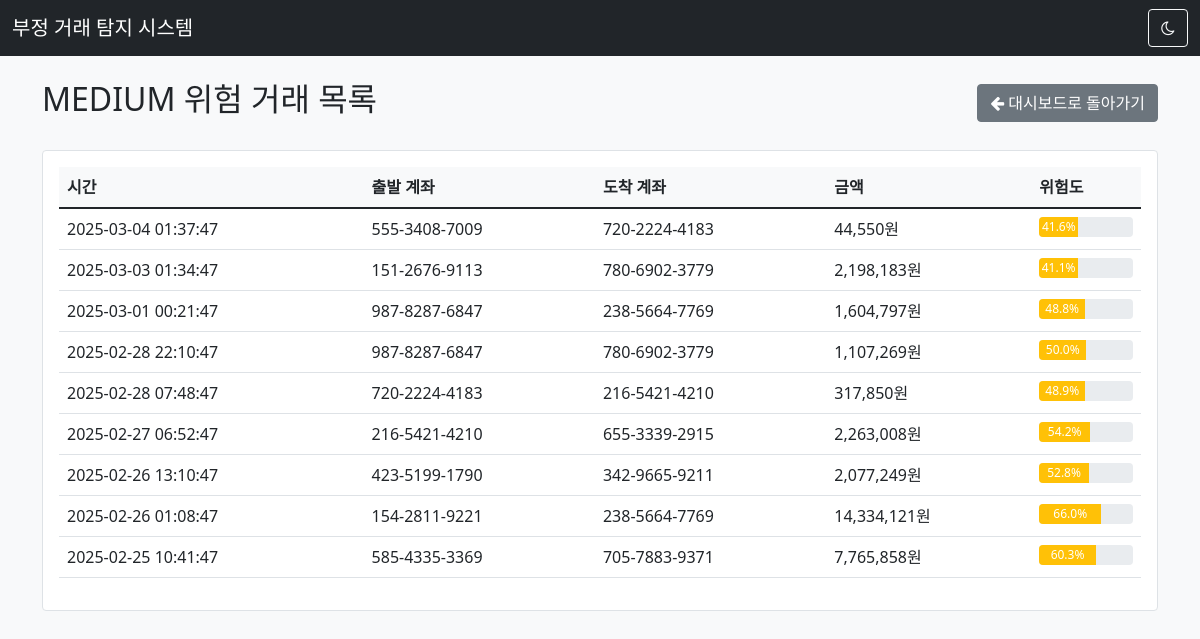
The page /transactions/risk_level/MEDIUM on the database its author committed.
### models.py (models this page shows)
class Transaction(db.Model):
    id = db.Column(db.Integer, primary_key=True)
    amount = db.Column(db.Float, nullable=False)
    timestamp = db.Column(db.DateTime, nullable=False, default=datetime.utcnow)
    source_account = db.Column(db.String(50), nullable=False)
    destination_account = db.Column(db.String(50), nullable=False)
    risk_score = db.Column(db.Float, nullable=False, default=0.0)
    risk_level = db.Column(db.String(10), nullable=False, default='LOW')

### app.py (the view)
@app.route('/transactions/risk_level/<risk_level>')
def risk_level_transactions(risk_level):
    from models import Transaction
    level_mapping = {
        'high': 'HIGH',
        'medium': 'MEDIUM',
        'low': 'LOW'
    }
    if risk_level.lower() not in level_mapping:
        return "Invalid risk level", 400
    transactions = Transaction.query.filter_by(
        risk_level=level_mapping[risk_level.lower()]
    ).order_by(Transaction.timestamp.desc()).all()
    return render_template(
        'risk_level_transactions.html',
        transactions=transactions,
        risk_level=level_mapping[risk_level.lower()]
    )

### templates/risk_level_transactions.html
{% extends "base.html" %}
{% block content %}
<div class="container mt-4">
    <div class="d-flex justify-content-between align-items-center mb-4">
        <h2>{{ risk_level }} 위험 거래 목록</h2>
        <a href="/" class="btn btn-secondary">
            <i class="fa fa-arrow-left"></i> 대시보드로 돌아가기
        </a>
    </div>
    <div class="card">
        <div class="card-body">
            <div class="table-responsive">
                <table class="table">
                    <thead>
                        <tr>
                            <th>시간</th>
                            <th>출발 계좌</th>
                            <th>도착 계좌</th>
                            <th>금액</th>
                            <th>위험도</th>
                        </tr>
                    </thead>
                    <tbody>
                    {% for transaction in transactions %}
                        <tr>
                            <td>{{ transaction.timestamp.strftime('%Y-%m-%d %H:%M:%S') }}</td>
                            <td>{{ transaction.source_account }}</td>
                            <td>{{ transaction.destination_account }}</td>
                            <td>{{ "{:,.0f}".format(transaction.amount) }}원</td>
                            <td>
                                <div class="progress" style="height: 20px;">
                                    <div class="progress-bar bg-{{ 'danger' if transaction.risk_score >= 0.7 else 'warning' if transaction.risk_score >= 0.4 else 'success' }}"
                                         role="progressbar"
                                         style="width: {{ transaction.risk_score * 100 }}%"
                                         aria-valuenow="{{ transaction.risk_score * 100 }}"
                                         aria-valuemin="0"
                                         aria-valuemax="100">
                                        {{ "%.1f"|format(transaction.risk_score * 100) }}%
                                    </div>
                                </div>
                            </td>
                        </tr>
                    {% endfor %}
                    </tbody>
                </table>
            </div>
        </div>
    </div>
</div>
{% endblock %}

### static/css/style.css (style rules this page uses)
:root { --bg-primary: #ffffff; --bg-secondary: #f8f9fa; --text-primary: #212529; --text-secondary: #6c757d; --border-color: #dee2e6; }
body { background-color: var(--bg-secondary); color: var(--text-primary); transition: all 0.3s ease; }
.card { background-color: var(--bg-primary); border-color: var(--border-color); cursor: pointer; }
.table { color: var(--text-primary); }
.table thead th { background-color: var(--bg-secondary); border-color: var(--border-color); }
.card { transition: transform 0.2s ease; }

### rows shown on the page
Transaction: amount "44,550", transaction.risk_score*100 "41.6"
Transaction: amount "2,198,183", transaction.risk_score*100 "41.1"
Transaction: amount "1,604,797", transaction.risk_score*100 "48.8"
Transaction: amount "1,107,269", transaction.risk_score*100 "50.0"
Transaction: amount "317,850", transaction.risk_score*100 "48.9"
Transaction: amount "2,263,008", transaction.risk_score*100 "54.2"
Transaction: amount "2,077,249", transaction.risk_score*100 "52.8"
Transaction: amount "14,334,121", transaction.risk_score*100 "66.0"
Transaction: amount "7,765,858", transaction.risk_score*100 "60.3"

### other values the page prints
{{ risk_level }} "MEDIUM"
